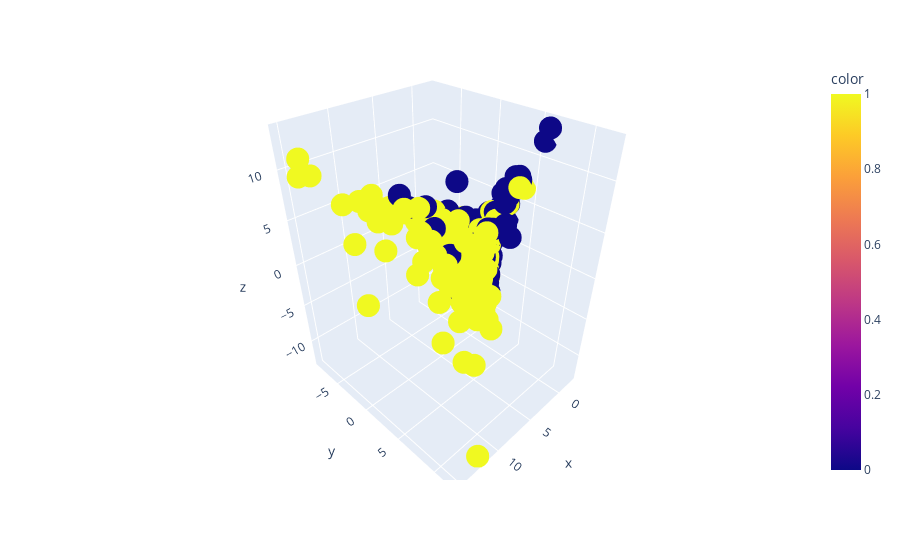

The notebook cell saved with this chart:
### Markdown cell above
In the next cell, you are asked to perform a 3 components PCA and plot it using Plotly.
<div class="alert alert-danger">
 Note: On certain versions of Firefox, the 3D scatter function of plotly may have some issues.
</div>

### Code cell
"""
CELL N°2.2.2 : Principal Component Analysis (3D)

@pre:  A pandas.DataFrame `X` containing the dataset and labels `y`
@post: A PCA visualization in 3D where points are colored with respect to true labels `y`
"""

pca3 = PCA(3)
X_data3 = pca3.fit_transform(X)
fig = px.scatter_3d(x=X_data3[:, 0], y=X_data3[:, 1], z=X_data3[:, 2], color=y)
fig.show()

### Figure 1 — Plotly figure (JSON) as saved in the notebook; plotly's stock layout.template omitted (floating-point values rounded to 4 significant figures; data arrays with more than 128 entries replaced by an {"elided": "..."} marker saying what was removed)
{"data": [{"hovertemplate": "x=%{x}<br>y=%{y}<br>z=%{z}<br>color=%{marker.color}<extra></extra>", "legendgroup": "", "marker": {"color": {"elided": "6172 int values"}, "coloraxis": "coloraxis", "symbol": "circle"}, "mode": "markers", "name": "", "scene": "scene", "showlegend": false, "type": "scatter3d", "x": {"elided": "6172 float values"}, "y": {"elided": "6172 float values"}, "z": {"elided": "6172 float values"}}], "layout": {"coloraxis": {"colorbar": {"title": {"text": "color"}}, "colorscale": [[0, "#0d0887"], [0.1111, "#46039f"], [0.2222, "#7201a8"], [0.3333, "#9c179e"], [0.4444, "#bd3786"], [0.5556, "#d8576b"], [0.6667, "#ed7953"], [0.7778, "#fb9f3a"], [0.8889, "#fdca26"], [1, "#f0f921"]]}, "legend": {"tracegroupgap": 0}, "margin": {"t": 60}, "scene": {"domain": {"x": [0, 1], "y": [0, 1]}, "xaxis": {"title": {"text": "x"}}, "yaxis": {"title": {"text": "y"}}, "zaxis": {"title": {"text": "z"}}}}}
